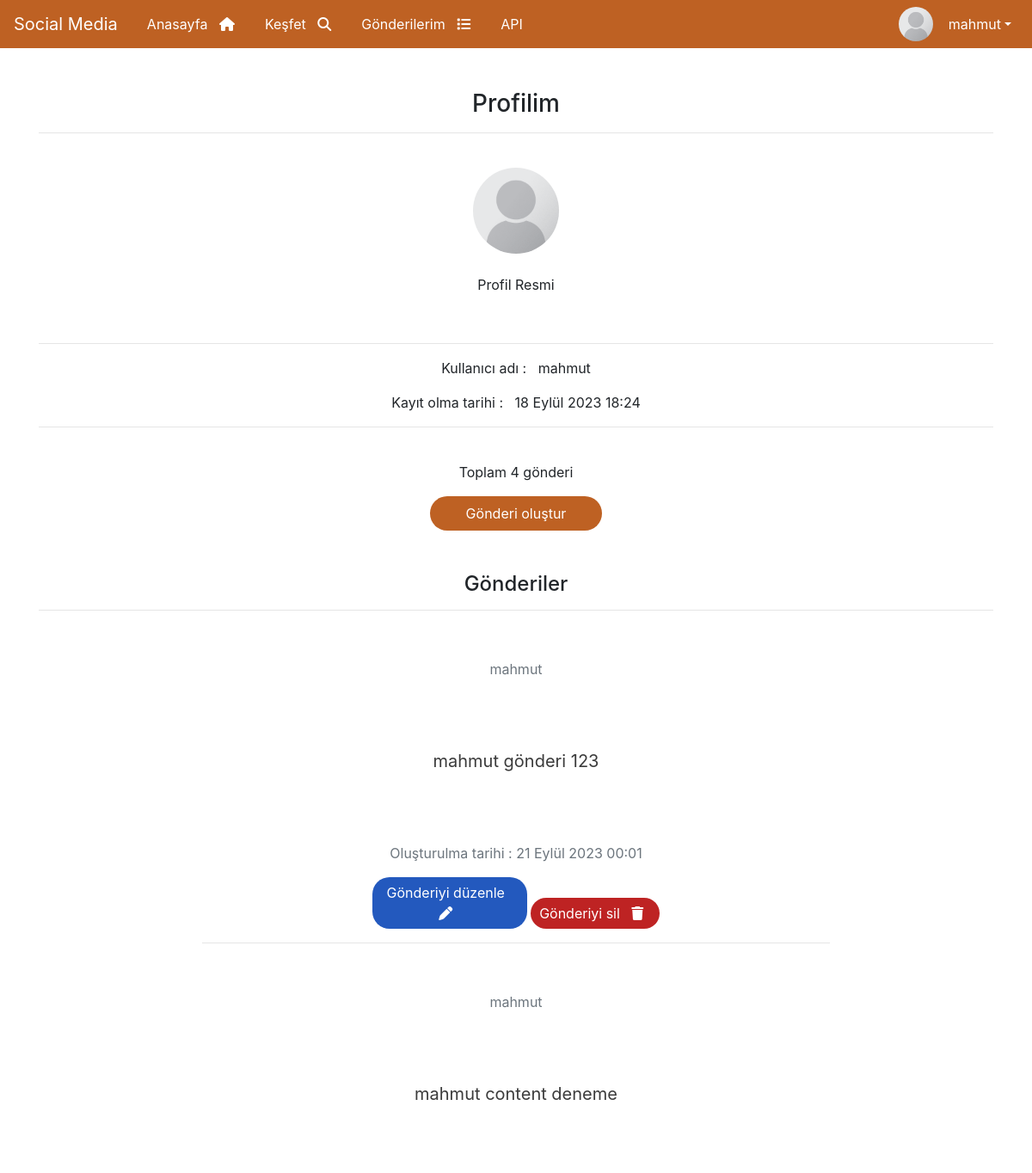
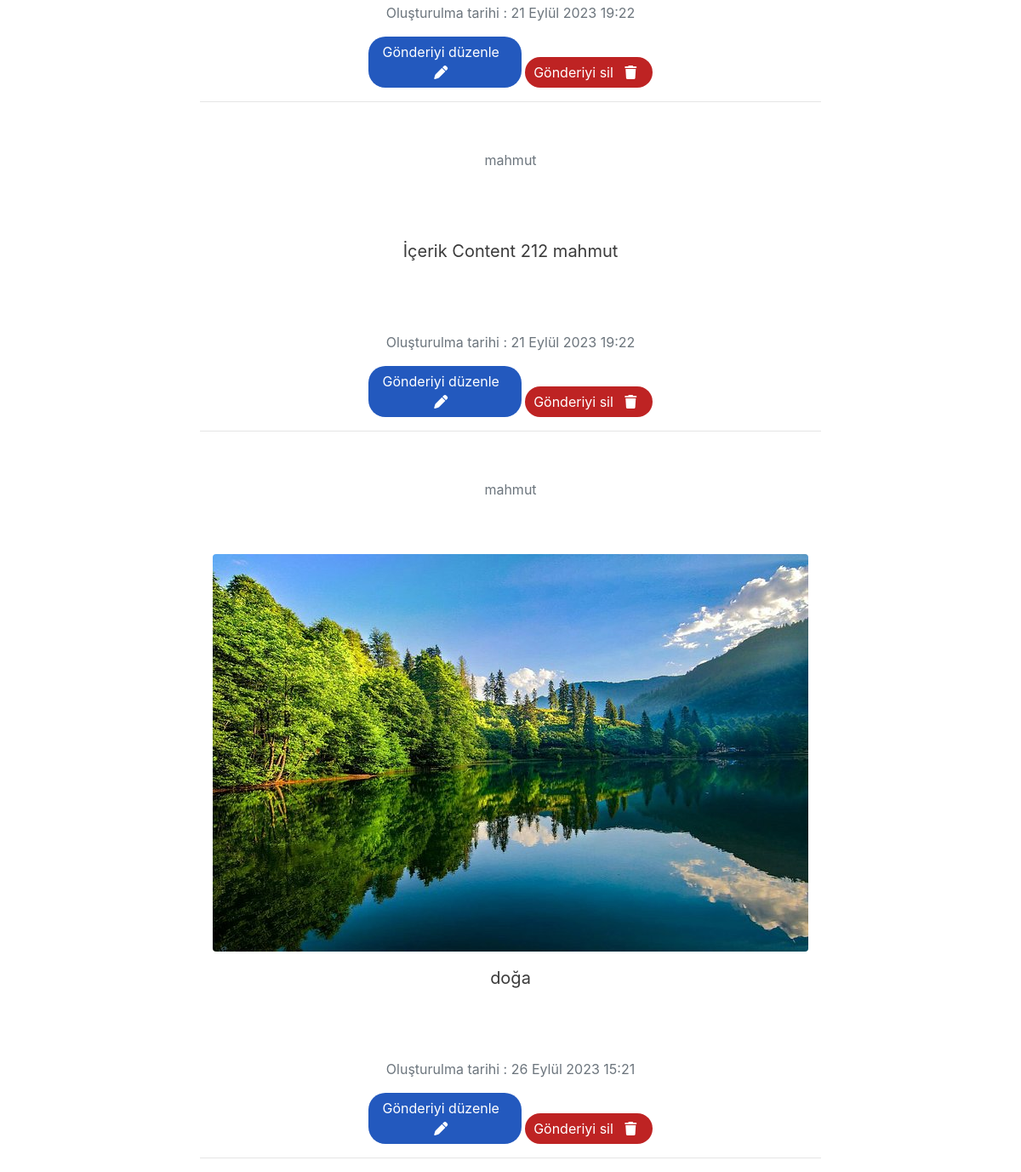
/user/profile/ (signed in), run on the app's committed database (2 pictures, top to bottom).
### post/models.py (models this page shows, shortened)
class Post(models.Model):
    author = models.ForeignKey("auth.User", on_delete=models.CASCADE, verbose_name="Yazar")
    post_image = models.FileField(verbose_name="Resim Ekle", blank=True, null=True)
    content = models.CharField(max_length=10000, null=True, blank=True, verbose_name="İçerik")
    created_date = models.DateTimeField(auto_now_add=True, verbose_name="Oluşturulma tarihi")

### user/views.py (the view)
# urls.py: path('profile/', views.profileUser, name="profileUser"),
def profileUser(request):
    if not request.user.is_authenticated:
        messages.info(request, "Profilinizi görüntüleyebilmek için giriş yapmalısınız.")
        return redirect("user:login")
    user = request.user
    registiration_date = user.date_joined
    posts = Post.objects.filter(author = request.user)
    context = {
        'user':user,
        'registiration_date' :registiration_date,
        'posts':posts
    }
    return render(request, "user/Userprofile.html", context)

### templates/user/Userprofile.html (shortened to what this page needs)
{% extends 'layout.html' %}
{% load static %}
{% block body %}
    <h3 class="header-text">Profilim</h3>
    <hr>
    <br>
    <img class="profile-photo" src="{% static 'img/placeholder.png' %}" alt="Profile Photo">
    <br>
    <p class="profile-text" >Profil Resmi</p>
    <br>
    <hr>
    <p class="profile-text">Kullanıcı adı : &nbsp; {{user.username}} </p>
    <p class="profile-text">Kayıt olma tarihi : &nbsp; {{registiration_date}} </p>
    <hr>
    <br>
    <p class="total-post">Toplam {{ posts|length }} gönderi</p>
    <a class="add-post-button" href="{% url 'post:addPost' %}">Gönderi oluştur</a>
    <br><br>
    <h4 class="header-text">Gönderiler</h4>
    <hr>
    {% if posts %}
    {% for post in posts %}
    <br>
    <div class="row">
        <div class="col-lg-8 text-align">
            <p><div class="text-muted fst-italic mb-2"> {{ post.author.username }} </div></p>
            <br><br>
            {% if post.post_image %}
                <img class="img-fluid rounded detail-img" src="{{post.post_image.url}}" alt="">
            {% endif %}
            <p><div class="post-detail">{{ post.content }} </div></p>
            <p><div class="text-muted fst-italic mb-2"> Oluşturulma tarihi : {{post.created_date}} </div></p>
            <a class="post-update-button" href="{% url 'post:updatePost' post.id %}">Gönderiyi düzenle &nbsp; <i class="fa-solid fa-pen"></i> </a>
            <a class="post-delete-button" href="{% url 'post:deletePost' post.id %}" onclick="return confirm('Bu gönderiyi silmek istediğinize emin misiniz?')">Gönderiyi sil &nbsp; <i class="fa-solid fa-trash"></i> </a>
            <hr>
        </div>
    </div>
    {% endfor %}
    {% else %}
    <div class="alert alert-danger">Henüz gönderi yok.</div>
    {% endif %}
{% endblock body %}

### templates/includes/navbar.html (shortened to what this page needs)
<nav class="navbar navbar-expand-lg navbar-light bg-light">
    <a class="navbar-brand" href="{% url 'index' %}">Social Media</a>
    <div class="collapse navbar-collapse" id="navbarNav">
      <ul class="navbar-nav">
        <li class="nav-item active">
          <a class="nav-link" href="{% url 'index' %}">Anasayfa &nbsp; <i class="fa-solid fa-house"></i> <span class="sr-only">(current)</span></a>
        </li>
        <li class="nav-item">
          <a class="nav-link" href="{% url 'post:posts' %}" title="Keşfet">Keşfet &nbsp; <i class="fa-solid fa-magnifying-glass"></i></a>
        </li>
        <li class="nav-item">
          <a class="nav-link" href="{% url 'post:dashboard' %}" title="Keşfet">Gönderilerim &nbsp; <i class="fa-solid fa-list"></i></a>
        </li>
        <li class="nav-item">
          <a class="nav-link" href="/api/">API</a>
        </li>
      </ul>
      {% load static %}
      <ul class="navbar-nav ml-auto">
        {% if request.user.is_authenticated %}
            <img class="profile-photo-navbar" src="{% static 'img/placeholder.png' %}" alt="Profile Photo">
            <div class="nav-item dropdown">
              <a class="nav-link dropdown-toggle username-navbar" id="userDropdown" data-toggle="dropdown" aria-haspopup="true" aria-expanded="false">{{request.user}}</a>
            </div>
        {% endif %}
      </ul>
    </div>
  </nav>

### static/css/style.css (style rules this page uses)
* { box-sizing: border-box; margin: 0; padding: 0; }
.navbar { background-color: #be6123 !important; }
.navbar-brand { color: #fff !important; }
.nav-link { color: #fff !important; transition: 0.3s; border-radius: 40px; margin-left: 10px; }
.row { align-items: center !important; justify-content: center; text-align: center; }
.fa-solid { margin-right: 9px; }
.post-detail { font-size: 20px !important; color: #3b3b3b; text-decoration: none !important; margin-bottom: 80px !important; }
.nav-item.dropdown { position: relative; }
.header-text { text-align: center; }
.profile-text { text-align: center; }
.profile-photo { display: block; margin-left: auto; margin-right: auto; height: 100px; border-radius: 60px; }
.profile-photo-navbar { border-radius: 40px; height: 40px; }
.add-post-button { color: #fff; background: #be6123 ; padding: 8px; text-decoration: none; display: inline-block; width: 200px !important; text-align: center; border-radius: 30px; transition: 0.3s; display: block; margin-left: auto; margin-right: auto; }
.total-post { text-align: center; }
.post-update-button { color: #fff; background-color: #2359be; text-align: center; text-decoration: none; padding: 6px; border-radius: 20px; width: 180px; display: inline-block; transition: 0.3s; }
.post-delete-button { color: #fff; background-color: #be2323; text-align: center; text-decoration: none; padding: 6px; border-radius: 20px; width: 150px; display: inline-block; transition: 0.3s; }

### data on the page
Post: author.username "mahmut", content "mahmut gönderi 123", created_date "21 Eylül 2023 00:01"
Post: author.username "mahmut", content "mahmut content deneme", created_date "21 Eylül 2023 19:22"
Post: author.username "mahmut", content "İçerik Content 212 mahmut", created_date "21 Eylül 2023 19:22"
Post: author.username "mahmut", post_image (picture), content "doğa", created_date "26 Eylül 2023 15:21"

### other printed values
{{ request.user }} "mahmut"
{{ user.username }} "mahmut"
{{ registiration_date }} "18 Eylül 2023 18:24"
{{ posts|length }} "4"
